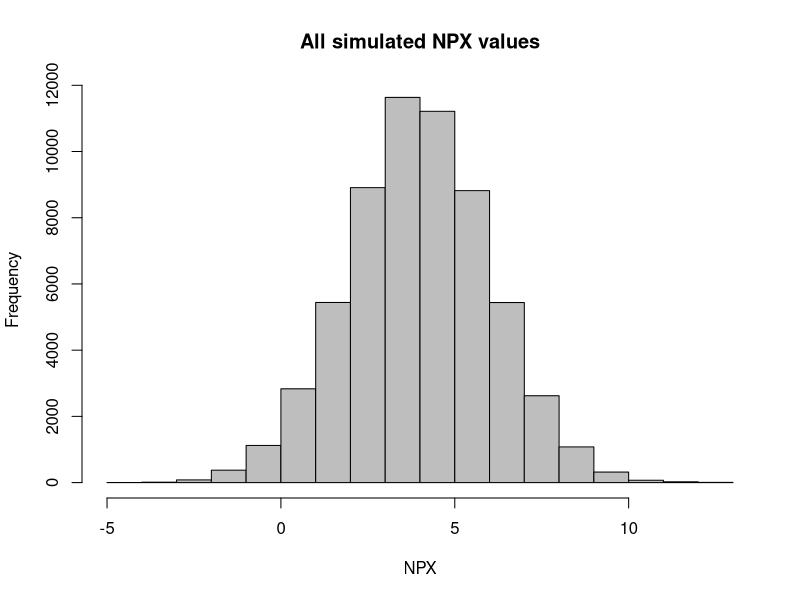
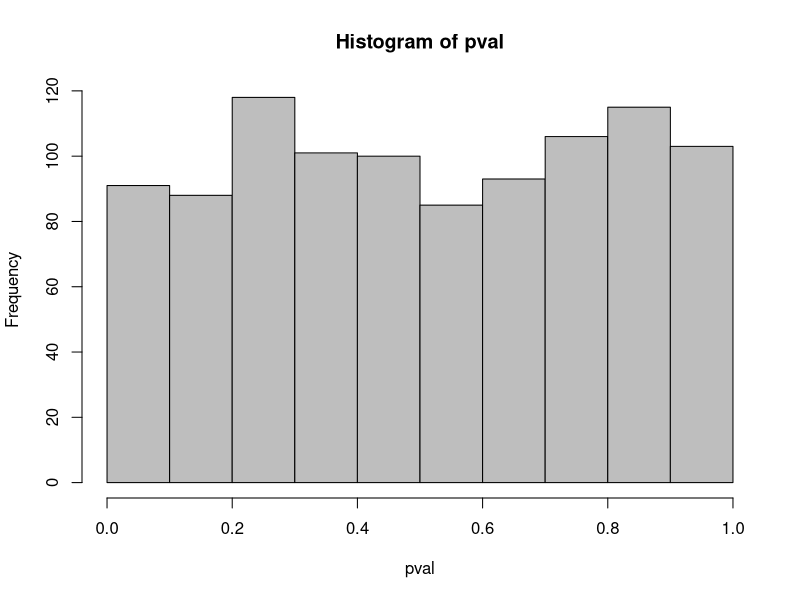
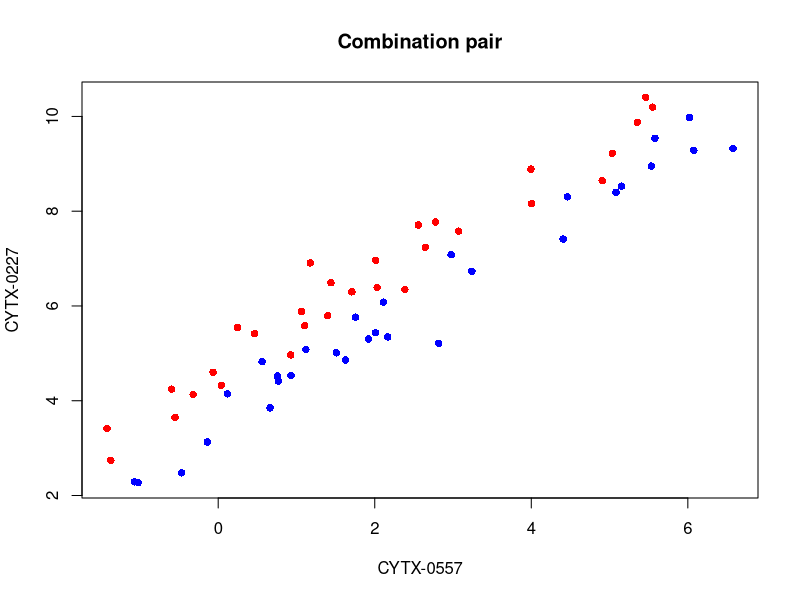
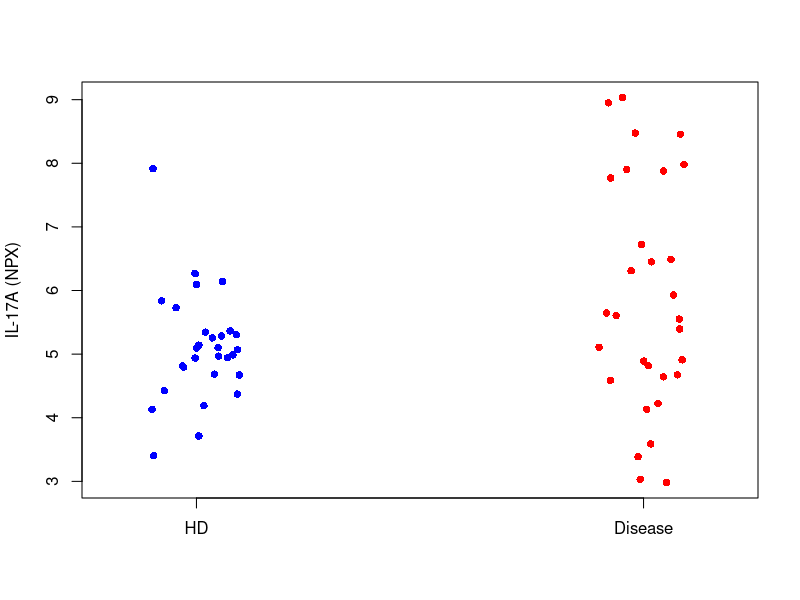
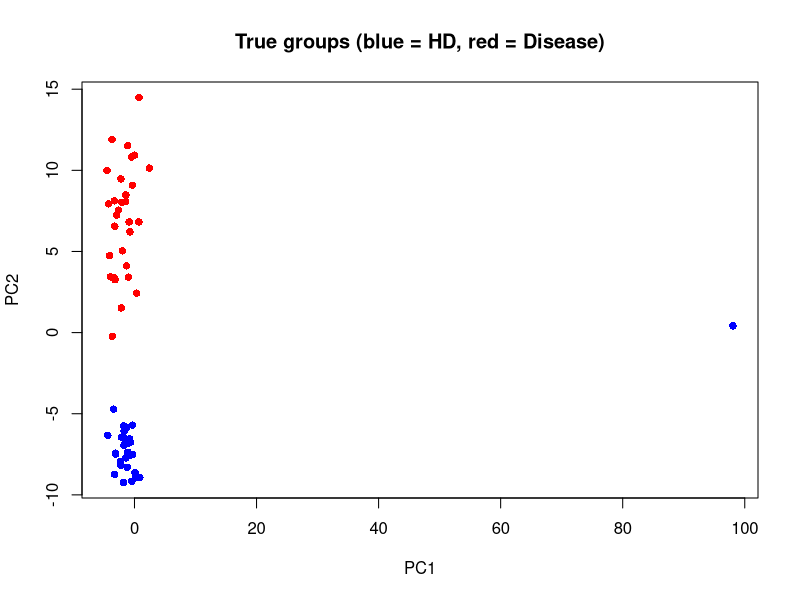
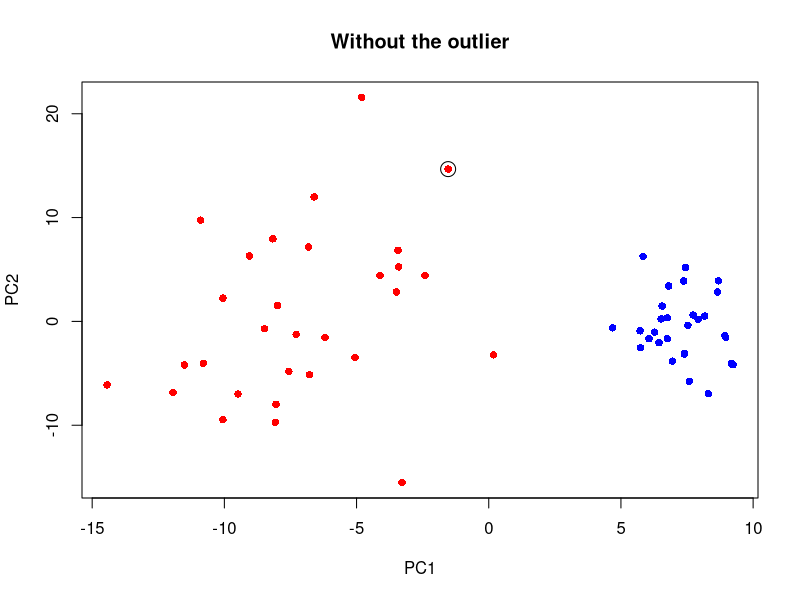
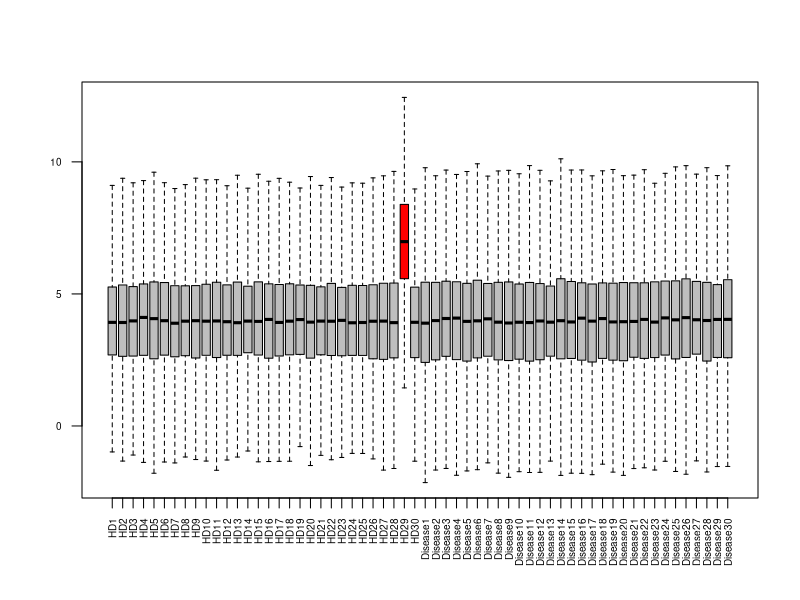
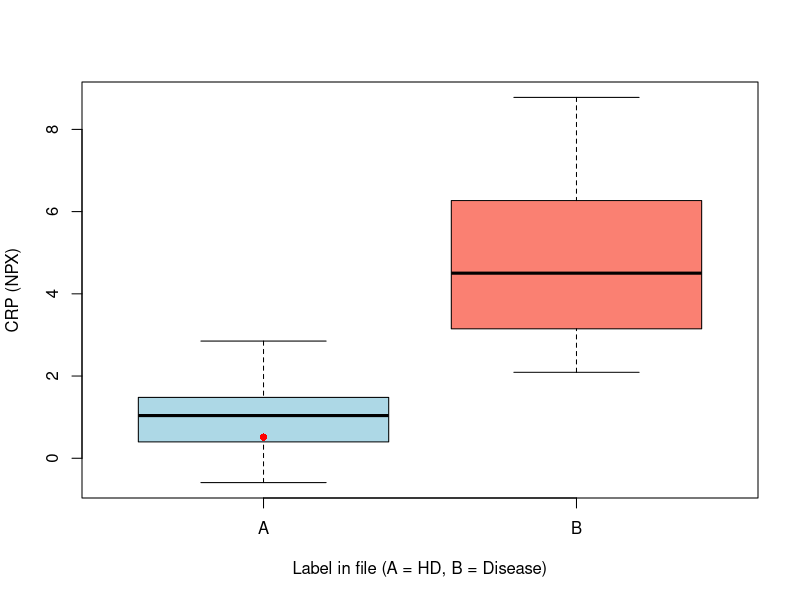

Write the R code that produced these figures, in order.
## ---- chunk 1
olink_inflammation_cytokines_1000 = read.csv("olink_inflammation_cytokines_1000.csv")
## ---- chunk 2

set.seed(1)

# Defining dataset
n = 30      # Sample size
ng = 2      # Number of groups
p = 1000    # Number of variables

    ## prior code: r = rnorm(n*ng*p, mean = 4, sd =2) 
    ## split this into mu_p and sd_p in order to get a less uniform distribution of values across the dataset

# Baseline level: some are abundant, some low
mu_p = rnorm(p, mean = 4, sd = 1.7)

# Biological variation between subjects
sd_p = runif(p, min = 0.6, max = 1.4)

# Putting data into a matrix

    ## prior code: data = matrix(r, p, n*ng) 
    ## instead combining mu_p and sd_p

data = matrix(0, nrow = p, ncol = n*ng)
for (i in 1:p){
  data[i,] = rnorm(n*ng, mean = mu_p[i], sd = sd_p[i])
}

# Add column and row names to df
colnames(data) = c(paste("HD", 1:n, sep=""), paste("Disease", 1:n, sep=""))
rownames(data) = olink_inflammation_cytokines_1000$Assay
head(data)

# check overall distribution of the data, should be approx mean 4 and sd 2
mean(data)
sd(data)
hist(data, col = "grey", main = "All simulated NPX values", xlab = "NPX")

# columns of each group
hd_cols  = 1:n
dis_cols = (n + 1):(n * ng)
## ---- chunk 3
set.seed(2)                                   # separate seed for the manipulation

# Mean NPX increase in disease per marker (proteins not listed stay at 0)
marker_shift = c("IL-6"           = 2.5,
                 "TNF"            = 2.0,
                 "IL-1 beta"      = 2.0,
                 "IL-8"           = 2.0,
                 "CRP"            = 3.5,
                 "SAA1"           = 3.5,
                 "Calprotectin"   = 2.5,
                 "CXCL10 (IP-10)" = 2.0,
                 "CCL2 (MCP-1)"   = 2.0,
                 "IFN-gamma"      = 2.0)
all(names(marker_shift) %in% rownames(data))   # check that names are same

delta = marker_shift[rownames(data)]                    # NA for unlisted proteins
delta[is.na(delta)] = 0
delta = as.numeric(delta)

# Protein-to-protein variability around the marker shift
up = delta > 0
delta[up] = delta[up] + rnorm(sum(up), mean = 0, sd = 0.3)

# Disease severity per patient: 0.5 = mild, 1.5 = severe
severity = runif(n, min = 0.5, max = 1.5)

# Apply shift + inflate SD in the Disease group
sd_mult = 1.2                    # SD inflation for all Disease values 

dis      = data[, dis_cols]
dis_mean = rowMeans(dis)         # each protein's own disease mean

# Scale deviations around the protein mean (means stay put), then add the shift
dis = dis_mean + (dis - dis_mean) * sd_mult + outer(delta, severity)
data[, dis_cols] = dis

# Ground truth for validation
truth = data.frame(Protein   = rownames(data),
                   TrueDelta = delta,
                   Up        = up)
truth[truth$Up, ]


# Used further down in the answer key and review
inflam      = rownames(data)[up]
inflam_rows = which(up)
## ---- chunk 4

# 4.1 True diagnosis
group = c(rep("HD", n), rep("Disease", n))

# 4.2 Introduce 10 biomarkers
n_bio = 10

# Randomly select 10 proteins among synthetic ones (so they don't overlap with inflammation markers from section 3)
synthetic = which(olink_inflammation_cytokines_1000$Data_Source == "Synthetic placeholder")
biomarkers = sample(synthetic, n_bio)

# Effects in Disease group
fc = c(4, 3, 3, 2, 2, -4, -3, -3, -2, -2)

for (k in 1:n_bio) {
  data[biomarkers[k], dis_cols] =
    data[biomarkers[k], dis_cols] + fc[k]
}

# Display selected biomarkers
biomarker_names = rownames(data)[biomarkers]
biomarker_names

# 4.3 Introduce a combination marker (two proteins whose ratio differs)
combo = sample(setdiff(synthetic, biomarkers), 2)
combo_names = rownames(data)[combo]

shared = rnorm(n*ng, mean = 0, sd = 1.8)      # Variation shared by both proteins

data[combo[1],] = mu_p[combo[1]] + shared + rnorm(n*ng, mean = 0, sd = 0.3)
data[combo[2],] = mu_p[combo[2]] + shared + rnorm(n*ng, mean = 0, sd = 0.3)
data[combo[2], dis_cols] = data[combo[2], dis_cols] + 1   # Ratio is 2x higher in Disease

combo_names

# 4.4 Introduce a subgroup marker: IL-17A high in 8 of the 30 Disease patients
sub_marker = "IL-17A"
sub_marker %in% rownames(data) # check to see it's not misspelled

n_sub = 8
mildest = dis_cols[which.min(severity)]       # Kept out: this patient gets misdiagnosed in 4.6
subgroup = sample(setdiff(dis_cols, mildest), n_sub)

data[sub_marker, subgroup] = data[sub_marker, subgroup] + 3

# 4.5 Introduce one outlier patient
outlier = sample(hd_cols, 1)

data[, outlier] = data[, outlier] + 3

# 4.6 Introduce one misdiagnosed patient (mildest disease patient)
misdiag = mildest

group_obs = group
group_obs[misdiag] = "HD"

# Display the problematic patients
colnames(data)[outlier]
colnames(data)[misdiag]
colnames(data)[subgroup]
## ---- chunk 5
group_AB = ifelse(group_obs == "HD", "A", "B")   # A = HD, B = Disease

ord = sample(1:(n*ng))                           # Shuffle patient order
df = data.frame(group = group_AB[ord], t(data)[ord, ], check.names = FALSE)
write.csv(df, "simulated_dataset.csv", row.names = FALSE)

dim(df)                                          # Should be 60 x 1001
table(df$group)
## ---- chunk 6

# Proteins with a true difference between the groups
truth_proteins = data.frame(
  Protein    = c(inflam, biomarker_names, combo_names, sub_marker),
  Type       = c(rep("Inflammation marker", length(inflam)),
                 rep("Biomarker", n_bio),
                 rep("Combination pair (ratio)", 2),
                 "Subgroup marker (8 of 30 Disease)"),
  Effect_NPX = c(round(delta[inflam_rows], 2), fc, 0, 1, 3))  # Inflammation markers: average patient
# Combination pair: ratio is 2x (1 NPX) higher in Disease
truth_proteins

# Patients: true group, label in the file and row number in the file
truth_patients = data.frame(
  Patient       = colnames(data),
  True_group    = ifelse(group == "HD", "A", "B"),
  Label_in_file = group_AB,
  Row_in_file   = match(1:(n*ng), ord),
  Outlier       = 1:(n*ng) == outlier,
  Mislabelled   = group != group_obs,
  IL17_subgroup = 1:(n*ng) %in% subgroup)
truth_patients[truth_patients$Outlier | truth_patients$Mislabelled | truth_patients$IL17_subgroup, ]

write.csv(truth_proteins, "answer_key_proteins.csv", row.names = FALSE)
write.csv(truth_patients, "answer_key_patients.csv", row.names = FALSE)
## ---- chunk 7
# t-tests for all proteins (Welch's t-test, since Disease has a larger SD)
pval = NULL
for (i in 1:p){
  pval[i] = t.test(data[i,] ~ factor(group))$p.value
}
hist(pval, col = "grey")
padj = p.adjust(pval, method = "BH")
rownames(data)[padj < 0.05]                      # Should be the 20 univariate markers

# Combination pair: weak on their own, strong as a ratio
padj[combo]
t.test((data[combo[2],] - data[combo[1],]) ~ factor(group))$p.value
plot(data[combo[1],], data[combo[2],], col = ifelse(group == "HD", "blue", "red"), pch = 16,
     xlab = combo_names[1], ylab = combo_names[2], main = "Combination pair")

# Subgroup marker: not significant overall, but 8 patients clearly high
padj[rownames(data) == sub_marker]
stripchart(data[sub_marker,] ~ factor(group, levels = c("HD", "Disease")), vertical = TRUE,
           method = "jitter", pch = 16, col = c("blue", "red"), 
           ylab = paste(sub_marker, "(NPX)"))

# PCA: the two groups should separate
pca = prcomp(t(data))
plot(pca$x[,1], pca$x[,2], col = ifelse(group == "HD", "blue", "red"), pch = 16,
     xlab = "PC1", ylab = "PC2", main = "True groups (blue = HD, red = Disease)")

# PCA without the outlier: the mislabelled patient (black ring) sits among the disease patients
pca2 = prcomp(t(data[, -outlier]))
plot(pca2$x[,1], pca2$x[,2], col = ifelse(group[-outlier] == "HD", "blue", "red"), pch = 16,
     xlab = "PC1", ylab = "PC2", main = "Without the outlier")
points(pca2$x[colnames(data)[misdiag],1], pca2$x[colnames(data)[misdiag],2], cex = 2)

# Sample boxplots: the outlier patient should stand out
boxplot(data, las = 2, cex.axis = 0.6, outline = FALSE,
        col = ifelse(1:(n*ng) == outlier, "red", "grey"))

# What the other group will see: CRP by the labels in the file
# The mislabelled patient (red point) does NOT stand out on CRP alone
boxplot(data["CRP",] ~ group_AB, col = c("lightblue", "salmon"),
        xlab = "Label in file (A = HD, B = Disease)", ylab = "CRP (NPX)")
points(1, data["CRP", misdiag], col = "red", pch = 16)

# ...but it does on the combined inflammation markers (mean of the 10 markers)
inflam_score = colMeans(data[inflam_rows, -outlier])
boxplot(inflam_score ~ group_AB[-outlier], col = c("lightblue", "salmon"),
        xlab = "Label in file (A = HD, B = Disease)", ylab = "Mean of inflammation markers (NPX)")
points(1, inflam_score[colnames(data)[misdiag]], col = "red", pch = 16)
